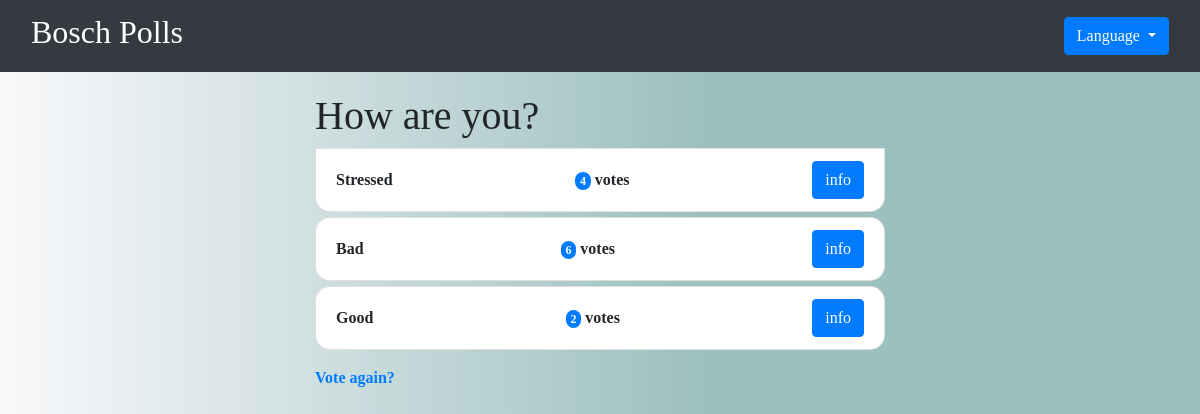
Page /en/2/results/ on the earlier database version.
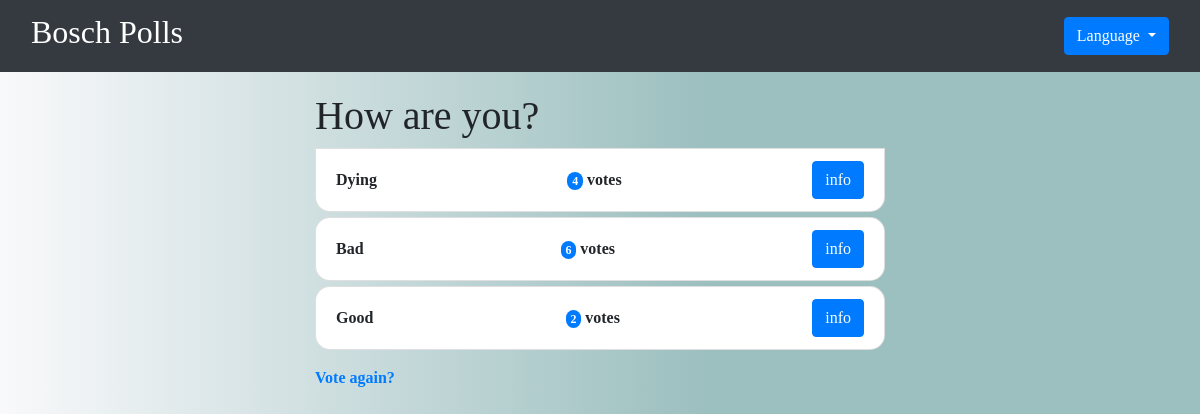
Same page on the later database version.
### polls/models.py (models this page shows, shortened)
class Choice(models.Model):
    question = models.ForeignKey(Question, on_delete=models.CASCADE)
    choice_text = models.CharField(max_length=200)
    votes = models.IntegerField(default=0)

### polls/views.py (the view)
# urls.py: path('<int:pk>/results/', views.results, name='results'),
def results(request, pk):
    question = get_object_or_404(Question, pk=pk)
    voters = Voter.objects.all()
    edited_voters = []
    voters_count_filtered_by_choice = []
    for choice in question.choice_set.all():
        count = Voter.objects.filter(chosen_choice=choice).count()
        voters_count_filtered_by_choice.append({"choice_text": choice.choice_text, "count": count })
    for voter in voters:
        votername_arr=voter.voter_name.split(":")
        edited_voters.append({'choice_text':voter.chosen_choice.choice_text, 'voter_name':votername_arr[0]})
    context = {
        'question': question,
        'voters': edited_voters,#voters,
        'voters_count': voters_count_filtered_by_choice
    }
    return render(request, 'polls/results.html', context)

### polls/templates/polls/results.html (shortened to what this page needs)
{% extends 'polls/base.html'%}
{% load i18n %}
{% load poll_extras %}
{% block content %}
<h1>{{ question.question_text }}</h1>
    <ul>
{% for choice in question.choice_set.all %}
        <li class="list-group-item  d-flex justify-content-between align-items-center hover-line">
            {{ choice.choice_text }}<span> <span class="badge bg-primary rounded-pill"> {{ choice.votes }} </span> vote{{ choice.votes|pluralize }}</span>
          <button class="btn btn-primary" type="button" data-toggle="collapse" data-target="#collapseExample{{forloop.counter}}" aria-expanded="false" aria-controls="collapseExample">
    info
  </button></li>
{% endfor %}
</ul>
<a href="{% url 'detail' question.id %}">{% translate "vote_again" %}</a>
{% endblock%}

Differences in the rows shown:
changed Choice: choice_text "Stressed" → "Dying"
